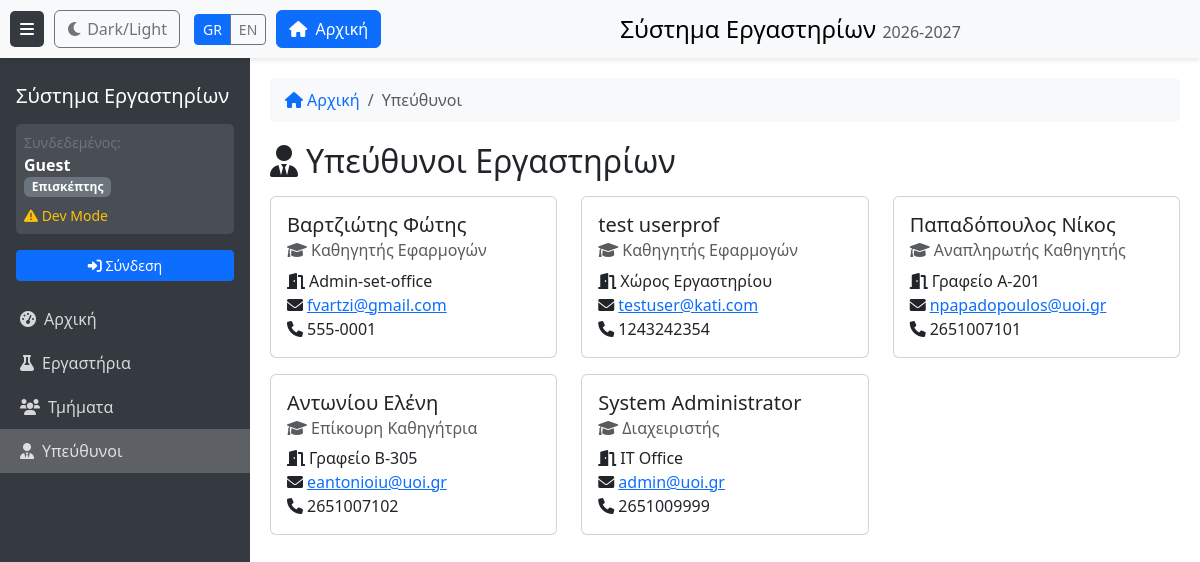
Page /professors-view on the earlier database version.
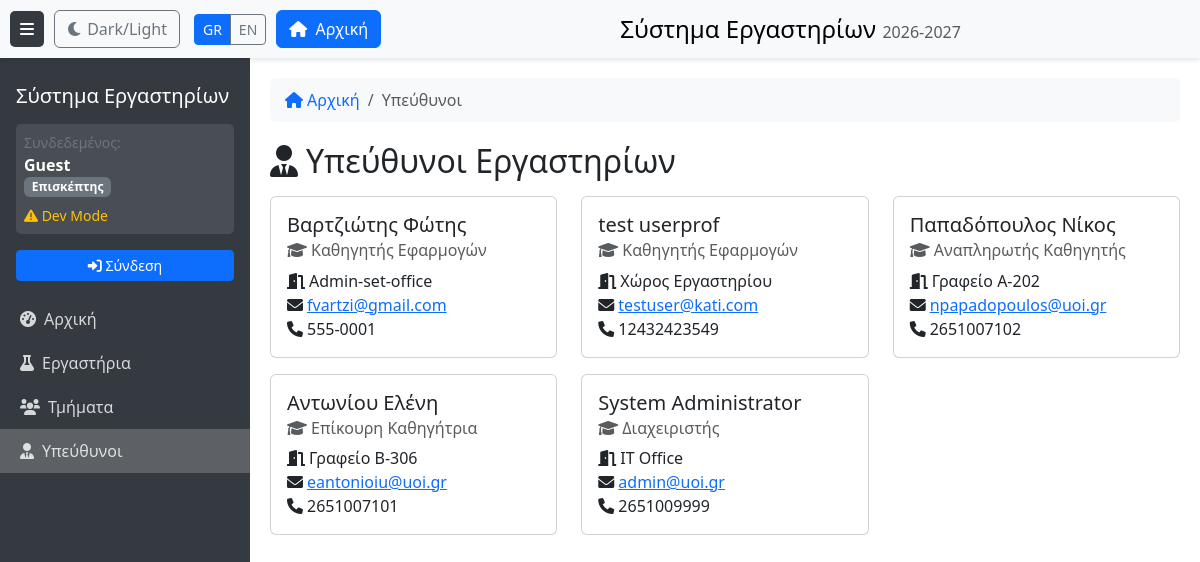
Same page on the later database version.
### models.py (models this page shows)
class Professor(db.Model):
    __tablename__ = 'professor'
    prof_id = db.Column(db.Integer, primary_key=True, autoincrement=True)
    name = db.Column(db.Text, nullable=False)
    status = db.Column(db.Text, nullable=False)
    office = db.Column(db.Text, nullable=False)
    email = db.Column(db.Text, nullable=False)
    tel = db.Column(db.Text, nullable=False)

### routes/views.py (the view)
@views_bp.route('/professors-view')
@require_permission('professors_list', 'view')
def professors_page():
    professors = Professor.query.all()
    return render_template('professors.html',
                           active_page='professors',
                           professors=professors)

### app.py (called while the page is built)
def get_locale():
    return session.get('language', 'el')

@app.context_processor
def inject_common_vars():
    return {
        'name': session.get('name', 'Guest'),
        'role': session.get('role', 'guest'),
        'AUTH_MODE': app.config['AUTH_MODE'],
        'academic_year': get_academic_year(),
        'current_language': session.get('language', 'el'),
    }

@app.after_request
def add_no_cache_headers(response):
    if 'text/html' in response.content_type:
        response.headers['Cache-Control'] = 'no-cache, no-store, must-revalidate'
        response.headers['Pragma'] = 'no-cache'
        response.headers['Expires'] = '0'
    return response

### auth.py (called while the page is built, shortened)
def require_permission(resource, action):
    def decorator(f):
        @functools.wraps(f)
        def decorated_function(*args, **kwargs):
            matrix = PermissionMatrix()
            if 'schGrAcPersonID' in session:
                user_id = session['schGrAcPersonID']
                role = matrix.get_user_role(user_id)
            else:
                role = 'guest'
            return f(*args, **kwargs)
        return decorated_function
    return decorator

### templates/professors.html (shortened to what this page needs)
﻿{% extends "base.html" %}
{% block breadcrumb %}
<li class="breadcrumb-item active" aria-current="page">{{ _('Υπεύθυνοι') }}</li>
{% endblock %}
{% block content %}
<div class="d-flex justify-content-between align-items-center mb-3">
    <h2 class="mb-0"><i class="fas fa-user-tie me-2"></i>{{ _('Υπεύθυνοι Εργαστηρίων') }}</h2>
</div>
<div class="row">
    {% for prof in professors %}
    <div class="col-md-6 col-lg-4 mb-3">
        <div class="card h-100">
            <div class="card-body">
                <h5 class="card-title">{{ prof.name }}</h5>
                {% if prof.status %}<h6 class="card-subtitle mb-2 text-muted"><i class="fas fa-graduation-cap me-1"></i><span id="status-{{ prof.prof_id }}">{{ prof.status }}</span></h6>{% endif %}
                <p class="card-text">
                    <i class="fas fa-door-open me-1"></i><span id="office-{{ prof.prof_id }}">{{ prof.office }}</span><br>
                    <i class="fas fa-envelope me-1"></i><a href="mailto:{{ prof.email }}">{{ prof.email }}</a><br>
                    <i class="fas fa-phone me-1"></i><span id="tel-{{ prof.prof_id }}">{{ prof.tel }}</span>
                </p>
            </div>
        </div>
    </div>
    {% endfor %}
</div>
{% endblock %}

Differences in the rows shown:
changed Professor "test userprof": tel "1243242354" → "12432423549"
changed Professor "Παπαδόπουλος Νίκος": office "Γραφείο Α-201" → "Γραφείο Α-202"; tel "2651007101" → "2651007102"
changed Professor "Αντωνίου Ελένη": office "Γραφείο Β-305" → "Γραφείο Β-306"; tel "2651007102" → "2651007101"
